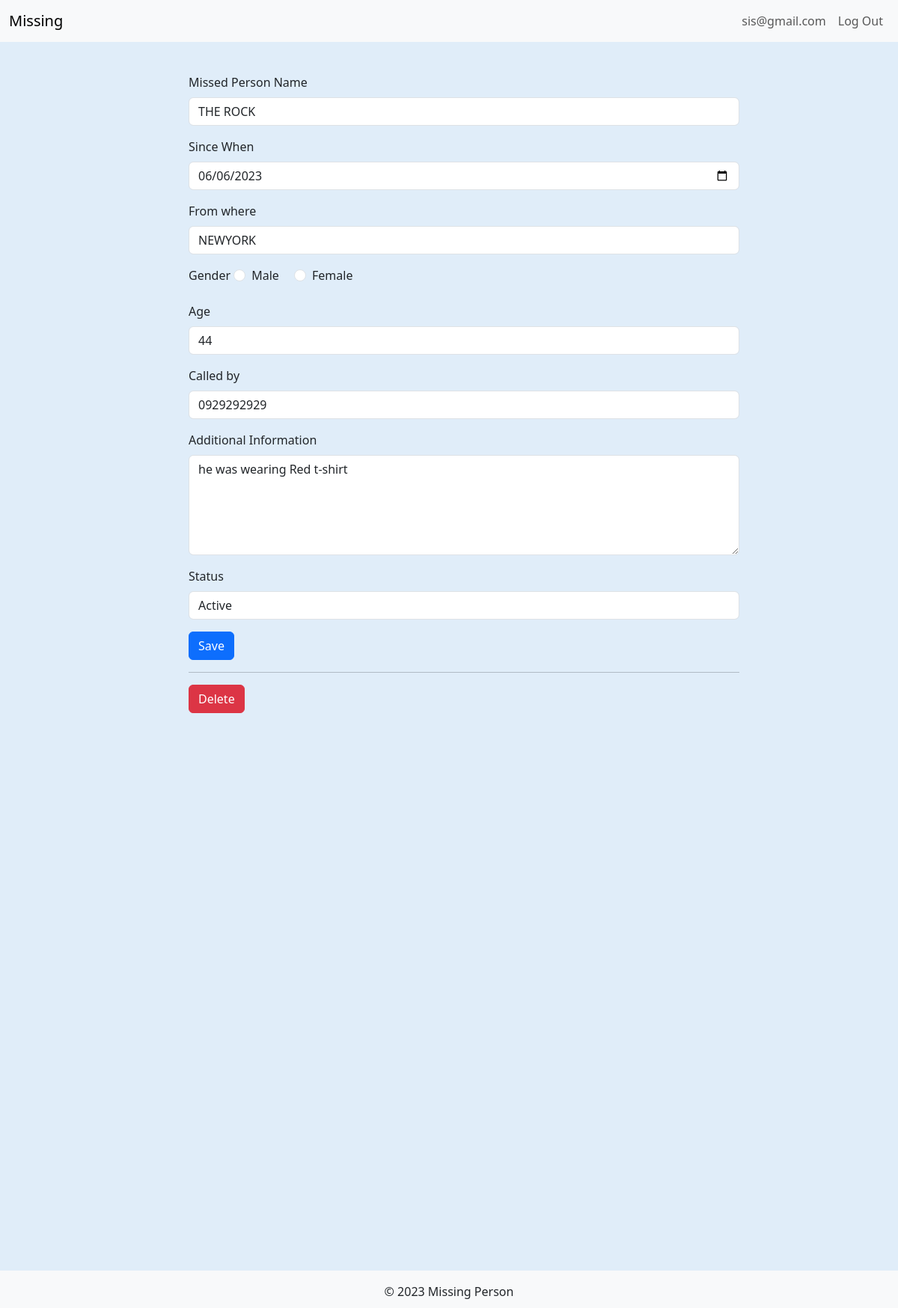
Page /2/update (signed in) on the committed database.
### tables this page shows
CREATE TABLE user (
  id INTEGER PRIMARY KEY AUTOINCREMENT,
  finder_name TEXT NOT NULL,
  phone TEXT NOT NULL,
  finder_location TEXT NOT NULL,
  email TEXT UNIQUE NOT NULL,
  password TEXT NOT NULL,
  role_id INTEGER NOT NULL,
  FOREIGN KEY (role_id) REFERENCES role (id)
);

CREATE TABLE post (
  id INTEGER PRIMARY KEY AUTOINCREMENT,
  finder_id INTEGER NOT NULL,
  created TIMESTAMP NOT NULL DEFAULT CURRENT_TIMESTAMP,
  missed_name TEXT NOT NULL,
  since TEXT NOT NULL,
  missing_from TEXT NOT NULL,
  gender TEXT NOT NULL,
  age TEXT NOT NULL,
  call_on TEXT NOT NULL,
  additional_info TEXT NOT NULL,
  photo_url TEXT NOT NULL,
  status TEXT NOT NULL DEFAULT 'active',
  FOREIGN KEY (finder_id) REFERENCES user (id)
);

### missing/blog.py (the view, shortened to what this page needs)
@bp.route('/<int:id>/update', methods=('GET', 'POST'))
@login_required
def update(id):
    post = get_post(id)
    return render_template('blog/update.html', post=post)

### missing/auth.py (called while the page is built)
def login_required(view):
    @functools.wraps(view)
    def wrapped_view(**kwargs):
        if g.user is None:
            return redirect(url_for('auth.login'))
        return view(**kwargs)
    return wrapped_view

@bp.before_app_request
def load_logged_in_user():
    user_id = session.get('user_id')
    if user_id is None:
        g.user = None
    else:
        db = get_db()
        g.user = db.execute(
            'SELECT * FROM user WHERE id = ?', (user_id,)
        ).fetchone()

### missing/blog.py (called while the page is built)
def get_post(id, check_finder=True):
    post = get_db().execute(
        'SELECT p.id, missed_name, since, missing_from, gender, age, call_on, additional_info, photo_url, status, created, finder_id, email'
        ' FROM post p JOIN user u ON p.finder_id = u.id'
        ' WHERE p.id = ?',
        (id,)
    ).fetchone()
    if post is None:
        abort(404, f"Post id {id} doesn't exist.")
    if check_finder and post['finder_id'] != g.user['id']:
        abort(403)
    return post

### missing/db.py (called while the page is built)
def get_db():
    if 'db' not in g:
        g.db = sqlite3.connect(
            current_app.config['DATABASE'],
            detect_types=sqlite3.PARSE_DECLTYPES
        )
        g.db.row_factory = sqlite3.Row
    return g.db

### missing/templates/blog/update.html (shortened to what this page needs)
{% extends 'base.html' %}
{% block header %}
  <h1>{% block title %}Edit "{{ post['title'] }}"{% endblock %}</h1>
{% endblock %}
{% block content %}
  <div class="container">
    <div class="row justify-content-center">
      <div class="col-md-8">
        <form method="post">
          <div class="mb-3">
            <label for="missed_name" class="form-label">Missed Person Name</label>
            <input type="text" class="form-control" id="missed_name" name="missed_name" value="{{ request.form['missed_name'] or post['missed_name'] }}" required>
          </div>
          <div class="mb-3">
            <label for="since" class="form-label">Since When</label>
            <input type="date" class="form-control" id="since" name="since" value="{{ request.form['since'] or post['since'] }}" required>
          </div>
          <div class="mb-3">
            <label for="missing_from" class="form-label">From where</label>
            <input type="text" class="form-control" id="missing_from" name="missing_from" value="{{ request.form['missing_from'] or post['missing_from'] }}" required>
          </div>
          <div class="mb-3">
            <label class="form-label">Gender</label>
            <div class="form-check form-check-inline">
              <input class="form-check-input" type="radio" name="gender" id="male" value="male" {% if request.form['gender'] == 'male' %}checked{% endif %} required>
              <label class="form-check-label" for="male">Male</label>
            </div>
            <div class="form-check form-check-inline">
              <input class="form-check-input" type="radio" name="gender" id="female" value="female" {% if request.form['gender'] == 'female' %}checked{% endif %} required>
              <label class="form-check-label" for="female">Female</label>
            </div>
          </div>
          <div class="mb-3">
            <label for="age" class="form-label">Age</label>
            <input type="number" class="form-control" id="age" name="age" value="{{ request.form['age'] or post['age'] }}" required>
          </div>
          <div class="mb-3">
            <label for="call_on" class="form-label">Called by</label>
            <input type="text" class="form-control" id="call_on" name="call_on" value="{{ request.form['call_on'] or post['call_on'] }}" required>
          </div>
          <div class="mb-3">
            <label for="additional_info" class="form-label">Additional Information</label>
            <textarea class="form-control" id="additional_info" name="additional_info" rows="5">{{ request.form['additional_info'] or post['additional_info'] }}</textarea>
          </div>
          <div class="mb-3">
            <label for="status" class="form-label">Status</label>
            <select class="form-control" id="status" name="status">
              <option value="active" {% if post['status'] == 'active' %}selected{% endif %}>Active</option>
            </select>
          </div>
          <button type="submit" class="btn btn-primary">Save</button>
        </form>
        <hr>
        <form action="{{ url_for('blog.delete', id=post['id']) }}" method="post">
          <input class="btn btn-danger" type="submit" value="Delete" onclick="return confirm('Are you sure?');">
        </form>
      </div>
    </div>
  </div>
{% endblock %}

### missing/templates/base.html (shortened to what this page needs)
<!doctype html>
<html lang="en">
<head>
  <link rel="stylesheet" type="text/css" href="https://cdn.jsdelivr.net/npm/bootstrap@5.3.0/dist/css/bootstrap.min.css">
  <link rel="stylesheet" href="{{ url_for('static', filename='css/style.css') }}">
</head>
<body>
  <nav class="navbar navbar-expand-lg navbar-light bg-light">
    <div class="container-fluid">
      <a class="navbar-brand" href="{{ url_for('index') }}">Missing</a>
      <div class="collapse navbar-collapse" id="navbarNav">
        <ul class="navbar-nav ms-auto">
          {% if g.user %}
            <li class="nav-item">
              <span class="nav-link">{{ g.user['email'] }}</span>
            </li>
            <li class="nav-item">
              <a class="nav-link" href="{{ url_for('auth.logout') }}">Log Out</a>
            </li>
          {% endif %}
        </ul>
      </div>
    </div>
  </nav>
  <section class="content">
    <header>
      {% block header %}{% endblock %}
    </header>
    {% block content %}{% endblock %}
  </section>
  <footer class="footer mt-auto py-3 bg-light">
    <div>
      <p>&copy; 2023 Missing Person</p>
    </div>
  </footer>
</body>
</html>

### missing/static/css/style.css (style rules this page uses)
body { background-color: #e0edf9; }
body { min-height: 100vh; display: flex; flex-direction: column; }
footer { position: fixed; bottom: 0; width: 100%; height: 50px; background-color: #f5f5f5; text-align: center; padding-top: 15px; }
.navbar { position: fixed; top: 0; width: 100%; z-index: 9999; }
.container { min-height: 200vh; margin: 50px; }

### rows in the picture
user: user.email "sis@gmail.com"
post: missed_name "THE ROCK", since "06/06/2023", missing_from "NEWYORK", age "44", call_on "0929292929", additional_info "he was wearing Red t-shirt", status "Active"
